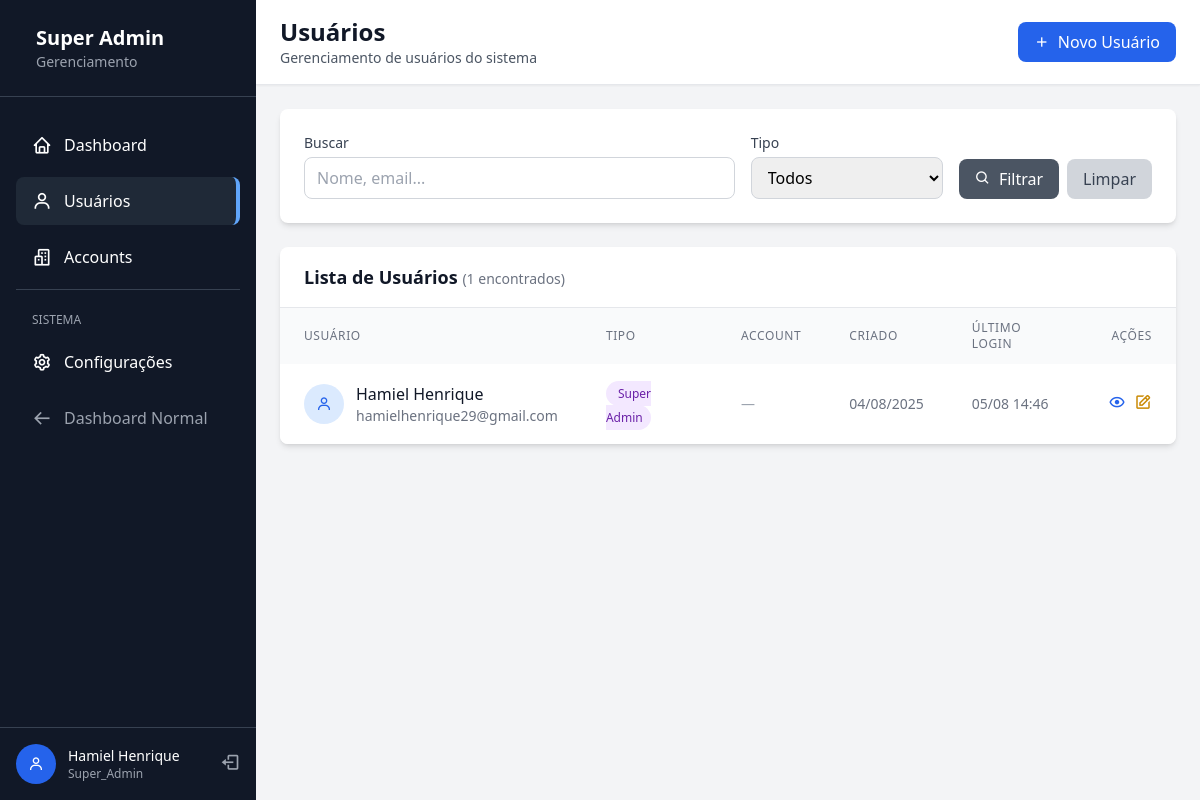
Page /super-admin/users/ (signed in) on the earlier database version.
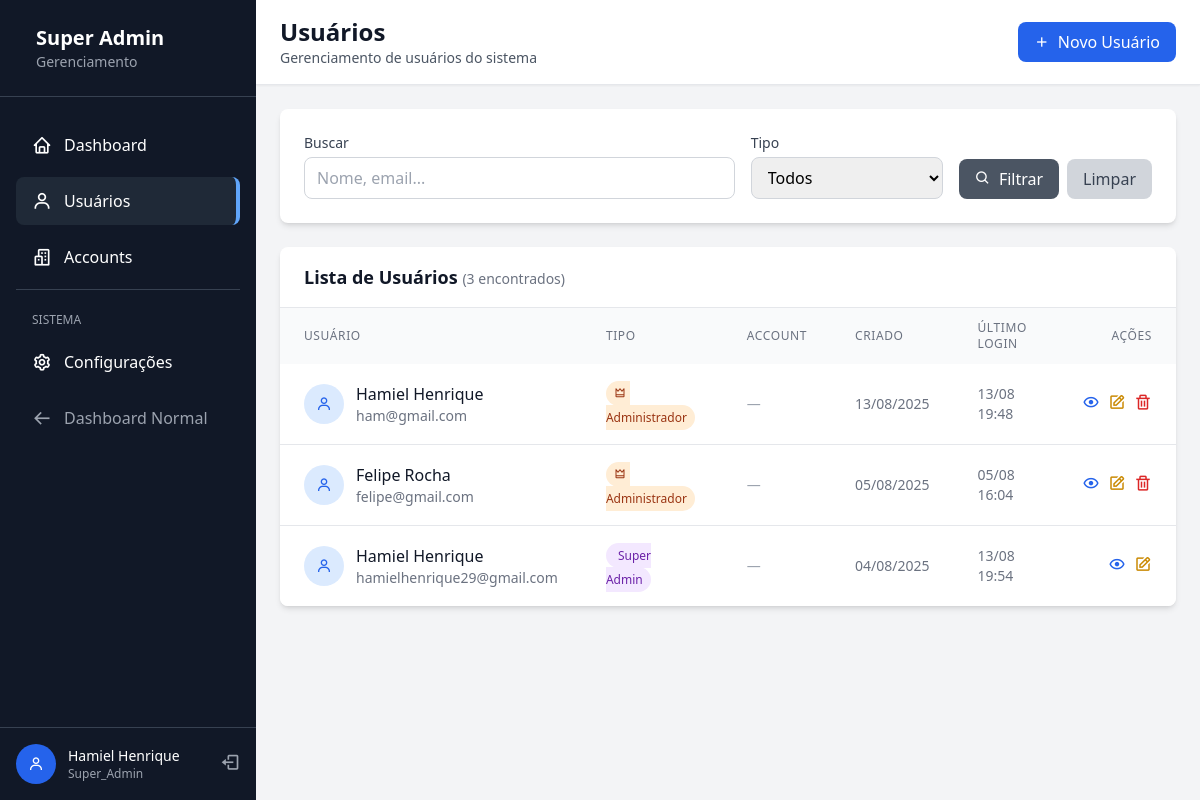
Same page on the later database version.
### app/models/user.py (models this page shows, shortened)
class User(UserMixin, db.Model):
    __tablename__ = 'users'
    id = db.Column(db.Integer, primary_key=True)
    email = db.Column(db.String(120), unique=True, nullable=False, index=True)
    password_hash = db.Column(db.String(128), nullable=False)
    first_name = db.Column(db.String(50), nullable=False)
    last_name = db.Column(db.String(50), nullable=False)
    theme_preference = db.Column(db.String(10), default='light')
    role = db.Column(db.Enum(UserRole), nullable=False, default=UserRole.USER)
    created_at = db.Column(db.DateTime, default=datetime.utcnow, nullable=False)
    updated_at = db.Column(db.DateTime, default=datetime.utcnow, onupdate=datetime.utcnow)
    last_login = db.Column(db.DateTime)
    accounts = db.relationship('Account',
                              secondary=user_accounts,
                              backref=db.backref('members', lazy='dynamic'),
                              lazy='dynamic')
    def is_super_admin(self):
        return self.role == UserRole.SUPER_ADMIN
    def get_full_name(self):
        return f"{self.first_name} {self.last_name}".strip()

### app/frontend/routes/super_admin/users.py (the view)
@users_bp.route('/')
@super_admin_required
def index():
    page = request.args.get('page', 1, type=int)
    search = request.args.get('search', '')
    role_filter = request.args.get('role', '')
    query = User.query
    if search:
        query = query.filter(
            (User.email.contains(search)) |
            (User.first_name.contains(search)) |
            (User.last_name.contains(search))
        )
    if role_filter:
        try:
            role_enum = UserRole(role_filter)
            query = query.filter(User.role == role_enum)
        except ValueError:
            pass
    users = query.order_by(User.created_at.desc()).paginate(
        page=page, per_page=20, error_out=False
    )
    return render_template('super_admin/users/index.html',
                         users=users,
                         search=search,
                         role_filter=role_filter)

### app/frontend/routes/super_admin/__init__.py (called while the page is built)
def super_admin_required(f):
    @wraps(f)
    @login_required
    def decorated_function(*args, **kwargs):
        if not current_user.is_authenticated:
            flash('Você precisa estar logado!', 'error')
            return redirect(url_for('auth.login'))
        if not current_user.is_super_admin():
            flash('Acesso negado! Área restrita para Super Admin.', 'error')
            return redirect(url_for('main.dashboard'))
        return f(*args, **kwargs)
    return decorated_function

### app/frontend/templates/super_admin/users/index.html (shortened to what this page needs)
{% extends "super_admin/base.html" %}
{% block page_title %}Usuários{% endblock %}
{% block breadcrumb %}
<p class="text-sm text-gray-600">Gerenciamento de usuários do sistema</p>
{% endblock %}
{% block header_actions %}
<a href="{{ url_for('super_admin.users.create') }}"
   class="bg-blue-600 hover:bg-blue-700 text-white px-4 py-2 rounded-lg flex items-center transition-colors">
    <i class='bx bx-plus mr-2'></i>
    Novo Usuário
</a>
{% endblock %}
{% block content %}
<div class="bg-white rounded-lg shadow-md p-6 mb-6">
    <form method="GET" class="flex flex-wrap gap-4 items-end">
        <div class="flex-1 min-w-64">
            <label class="block text-sm font-medium text-gray-700 mb-1">Buscar</label>
            <input type="text"
                   name="search"
                   value="{{ search }}"
                   placeholder="Nome, email..."
                   class="w-full px-3 py-2 border border-gray-300 rounded-lg focus:outline-none focus:ring-2 focus:ring-blue-500">
        </div>
        <div class="min-w-48">
            <label class="block text-sm font-medium text-gray-700 mb-1">Tipo</label>
            <select name="role" class="w-full px-3 py-2 border border-gray-300 rounded-lg focus:outline-none focus:ring-2 focus:ring-blue-500">
                <option value="">Todos</option>
            </select>
        </div>
        <div class="flex gap-2">
            <button type="submit" class="bg-gray-600 hover:bg-gray-700 text-white px-4 py-2 rounded-lg transition-colors">
                <i class='bx bx-search mr-1'></i>
                Filtrar
            </button>
            <a href="{{ url_for('super_admin.users.index') }}"
               class="bg-gray-300 hover:bg-gray-400 text-gray-700 px-4 py-2 rounded-lg transition-colors">
                Limpar
            </a>
        </div>
    </form>
</div>
<div class="bg-white rounded-lg shadow-md overflow-hidden">
    <div class="px-6 py-4 border-b border-gray-200">
        <h3 class="text-lg font-semibold text-gray-900">
            Lista de Usuários
            <span class="text-sm font-normal text-gray-500">({{ users.total }} encontrados)</span>
        </h3>
    </div>
    {% if users.items %}
        <div class="overflow-x-auto">
            <table class="w-full">
                <thead class="bg-gray-50">
                    <tr>
                        <th class="px-6 py-3 text-left text-xs font-medium text-gray-500 uppercase tracking-wider">Usuário</th>
                        <th class="px-6 py-3 text-left text-xs font-medium text-gray-500 uppercase tracking-wider">Tipo</th>
                        <th class="px-6 py-3 text-left text-xs font-medium text-gray-500 uppercase tracking-wider">Account</th>
                        <th class="px-6 py-3 text-left text-xs font-medium text-gray-500 uppercase tracking-wider">Criado</th>
                        <th class="px-6 py-3 text-left text-xs font-medium text-gray-500 uppercase tracking-wider">Último Login</th>
                        <th class="px-6 py-3 text-right text-xs font-medium text-gray-500 uppercase tracking-wider">Ações</th>
                    </tr>
                </thead>
                <tbody class="bg-white divide-y divide-gray-200">
                    {% for user in users.items %}
                    <tr class="hover:bg-gray-50">
                        <td class="px-6 py-4">
                            <div class="flex items-center">
                                <div class="h-10 w-10 bg-blue-100 rounded-full flex items-center justify-center mr-3">
                                    <i class='bx bx-user text-blue-600'></i>
                                </div>
                                <div>
                                    <p class="font-medium text-gray-900">{{ user.get_full_name() }}</p>
                                    <p class="text-sm text-gray-500">{{ user.email }}</p>
                                </div>
                            </div>
                        </td>
                        <td class="px-6 py-4">
                            {% if user.role.value == 'super_admin' %}
                                <span class="px-2 py-1 bg-purple-100 text-purple-800 text-xs rounded-full">
                                    Super Admin
                                </span>
                            {% elif user.role.value == 'administrador' %}
                                <span class="px-2 py-1 bg-orange-100 text-orange-800 text-xs rounded-full">
                                    <i class='bx bx-crown mr-1'></i>Administrador
                                </span>
                            {% else %}
                                <span class="px-2 py-1 bg-gray-100 text-gray-800 text-xs rounded-full">
                                    <i class='bx bx-user mr-1'></i>Usuário
                                </span>
                            {% endif %}
                        </td>
                        <td class="px-6 py-4 text-sm text-gray-500">
                            {% if user.account %}
                                <span class="text-blue-600">{{ user.account.name }}</span>
                            {% else %}
                                <span class="text-gray-400">—</span>
                            {% endif %}
                        </td>
                        <td class="px-6 py-4 text-sm text-gray-500">
                            {% if user.created_at %}
                                {{ user.created_at.strftime('%d/%m/%Y') }}
                            {% else %}
                                —
                            {% endif %}
                        </td>
                        <td class="px-6 py-4 text-sm text-gray-500">
                            {% if user.last_login %}
                                {{ user.last_login.strftime('%d/%m %H:%M') }}
                            {% else %}
                                <span class="text-gray-400">Nunca</span>
                            {% endif %}
                        </td>
                        <td class="px-6 py-4 text-right">
                            <div class="flex items-center justify-end space-x-2">
                                <a href="{{ url_for('super_admin.users.view', user_id=user.id) }}"
                                   class="text-blue-600 hover:text-blue-900" title="Ver">
                                    <i class='bx bx-show text-lg'></i>
                                </a>
                                <a href="{{ url_for('super_admin.users.edit', user_id=user.id) }}"
                                   class="text-yellow-600 hover:text-yellow-900" title="Editar">
                                    <i class='bx bx-edit text-lg'></i>
                                </a>
                                {% if user.id != current_user.id %}
                                <form method="POST" action="{{ url_for('super_admin.users.delete', user_id=user.id) }}"
                                      class="inline" onsubmit="return confirm('Tem certeza que deseja deletar este usuário?')">
                                    <button type="submit" class="text-red-600 hover:text-red-900" title="Deletar">
                                        <i class='bx bx-trash text-lg'></i>
                                    </button>
                                </form>
                                {% endif %}
                            </div>
                        </td>
                    </tr>
                    {% endfor %}
                </tbody>
            </table>
        </div>
    {% endif %}
</div>
{% endblock %}

### app/frontend/templates/super_admin/base.html (shortened to what this page needs)
<!DOCTYPE html>
<html lang="pt-BR">
<head>
    <link href="{{ url_for('static', filename='css/style.css') }}" rel="stylesheet">
    <link href='https://unpkg.com/boxicons@2.1.4/css/boxicons.min.css' rel='stylesheet'>
</head>
<body class="bg-gray-100">
    <div class="flex h-screen">
        <div class="w-64 bg-gray-900 text-white flex flex-col">
            <div class="p-6 border-b border-gray-700">
                <div class="flex items-center">
                    <div>
                        <h1 class="text-xl font-bold">Super Admin</h1>
                        <p class="text-sm text-gray-400">Gerenciamento</p>
                    </div>
                </div>
            </div>
            <nav class="flex-1 py-6">
                <ul class="space-y-2 px-4">
                    <li>
                        <a href="{{ url_for('super_admin.dashboard') }}"
                           class="flex items-center py-3 px-4 rounded-lg hover:bg-gray-800 transition-colors
                           {% if request.endpoint == 'super_admin.dashboard' %}bg-gray-800 border-r-4 border-blue-400{% endif %}">
                            <i class='bx bx-home text-xl mr-3'></i>
                            <span>Dashboard</span>
                        </a>
                    </li>
                    <li>
                        <a href="{{ url_for('super_admin.users.index') }}"
                           class="flex items-center py-3 px-4 rounded-lg hover:bg-gray-800 transition-colors
                           {% if 'users' in request.endpoint %}bg-gray-800 border-r-4 border-blue-400{% endif %}">
                            <i class='bx bx-user text-xl mr-3'></i>
                            <span>Usuários</span>
                        </a>
                    </li>
                    <li>
                        <a href="{{ url_for('super_admin.accounts.index') }}"
                           class="flex items-center py-3 px-4 rounded-lg hover:bg-gray-800 transition-colors
                           {% if 'accounts' in request.endpoint %}bg-gray-800 border-r-4 border-blue-400{% endif %}">
                            <i class='bx bx-buildings text-xl mr-3'></i>
                            <span>Accounts</span>
                        </a>
                    </li>
                    <li class="border-t border-gray-700 pt-4 mt-4">
                        <span class="text-xs text-gray-400 px-4">SISTEMA</span>
                    </li>
                    <li>
                        <a href="#" class="flex items-center py-3 px-4 rounded-lg hover:bg-gray-800 transition-colors">
                            <i class='bx bx-cog text-xl mr-3'></i>
                            <span>Configurações</span>
                        </a>
                    </li>
                    <li>
                        <a href="{{ url_for('main.dashboard') }}"
                           class="flex items-center py-3 px-4 rounded-lg hover:bg-gray-800 transition-colors text-gray-400">
                            <i class='bx bx-arrow-back text-xl mr-3'></i>
                            <span>Dashboard Normal</span>
                        </a>
                    </li>
                </ul>
            </nav>
            <div class="p-4 border-t border-gray-700">
                <div class="flex items-center">
                    <div class="h-10 w-10 bg-blue-600 rounded-full flex items-center justify-center mr-3">
                        <i class='bx bx-user text-white'></i>
                    </div>
                    <div class="flex-1">
                        <p class="text-sm font-medium">{{ current_user.get_full_name() }}</p>
                        <p class="text-xs text-gray-400">{{ current_user.role.value.title() }}</p>
                    </div>
                    <a href="{{ url_for('auth.logout') }}" class="text-gray-400 hover:text-white">
                        <i class='bx bx-log-out text-xl'></i>
                    </a>
                </div>
            </div>
        </div>
        <div class="flex-1 flex flex-col overflow-hidden">
            <header class="bg-white shadow-sm border-b">
                <div class="flex items-center justify-between px-6 py-4">
                    <div>
                        <h2 class="text-2xl font-bold text-gray-900">
                            {% block page_title %}Super Admin{% endblock %}
                        </h2>
                        {% block breadcrumb %}{% endblock %}
                    </div>
                    <div class="flex items-center space-x-4">
                        {% block header_actions %}{% endblock %}
                    </div>
                </div>
            </header>
            <main class="flex-1 overflow-auto p-6">
                {% block content %}{% endblock %}
            </main>
        </div>
    </div>
</body>
</html>

Differences in the rows shown:
changed User "hamielhenrique29@gmail.com": last_login "05/08 14:46" → "13/08 19:54"
added User: get_full_name "Hamiel Henrique", email "ham@gmail.com", role "ADMINISTRADOR" (drawn), created_at "13/08/2025", last_login "13/08 19:48"
added User: get_full_name "Felipe Rocha", email "felipe@gmail.com", role "ADMINISTRADOR" (drawn), created_at "05/08/2025", last_login "05/08 16:04"
Other differences:
{{ users.total }}: "1" → "3"
